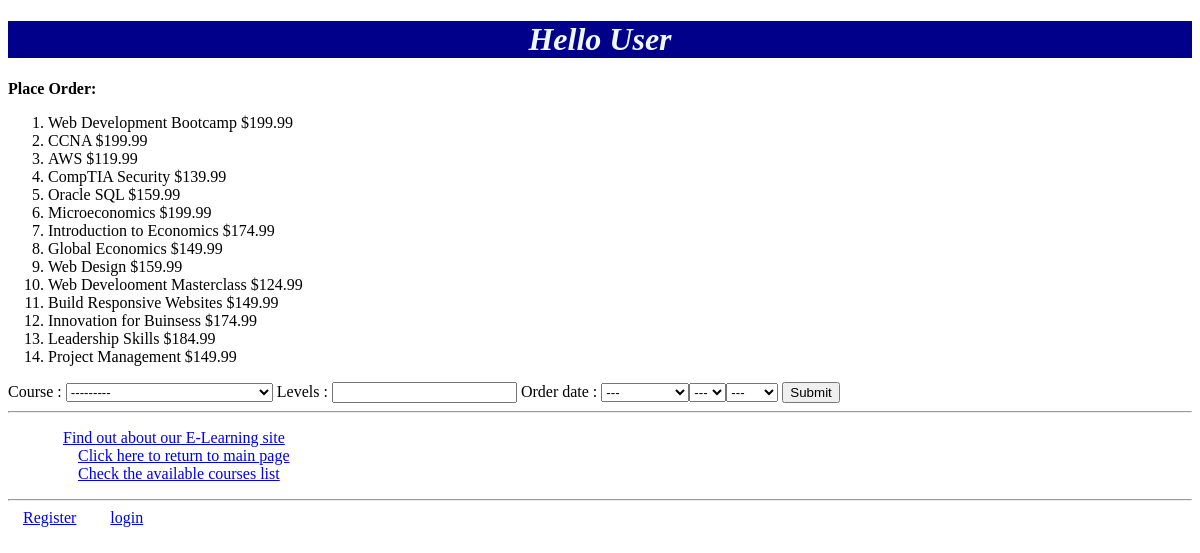
The page /Myapp/place_order on the database its author committed.
### Myapp/models.py (models this page shows, shortened)
class Course(models.Model):
    topic = models.ForeignKey(Topic, related_name='courses', on_delete=models.CASCADE)
    name = models.CharField(max_length=200)
    price = models.DecimalField(max_digits=10, decimal_places=2, validators=[validate_price])
    for_everyone = models.BooleanField(default=True)
    description = models.TextField(max_length=300, null=True, blank=True)
    interested = models.PositiveIntegerField(default=0)
    stages = models.PositiveIntegerField(default=3)
    def __str__(self):
        return self.name

### Myapp/views.py (the view)
# urls.py: path(r'place_order', views.place_order, name='place_order'),
def place_order(request):
    msg = ""
    courlist = Course.objects.all()
    if request.method == 'POST':
        if not request.user.is_authenticated:
            return HttpResponseRedirect(reverse('Myapp:login'))
        usr = request.user
        try:
            std = Student.objects.get(username=usr.username)
            form = OrderForm(request.POST)
            if form.is_valid():
                print("form,studetng hehr")
                order = form.save(commit=False)
                order.student = std
                if order.levels <= order.course.stages:
                    price = order.course.price
                    if price >= 150:
                        order.order_price = order.course.discount()
                    order.save()
                    msg = 'Your course has been ordered successfully.'
                else:
                    msg = 'You exceeded the number of levels for this course.'
                return render(request, 'Myapp/order_response.html', {'msg': msg})
        except User.DoesNotExist:
            return HttpResponse("You are not a registered student")
    else:
        form = OrderForm()
    return render(request, 'Myapp/place_order.html', {'form': form, 'msg': msg, 'courlist': courlist})

### Myapp/forms.py
class OrderForm(forms.ModelForm):
    class Meta:
        model = Order
        fields = ['student', 'course', 'levels', 'order_date']
        widgets = {'student': forms.RadioSelect, 'order_date': forms.SelectDateWidget}
        initial = {'order_date': datetime.date}

### Myapp/templates/Myapp/place_order.html (shortened to what this page needs)
{%  extends 'Myapp/base.html' %}
{% block body_block %}
    <p><strong>Place Order: {{ msg }}</strong></p>
    <div>
    <ol>
        {% for cour in courlist%}
            <li>{{ cour.name }}  ${{ cour.price }}</li>
        {% endfor %}
    </ol>
    </div>
    <div>
            <form action="" method="post">
                     {{ form.course.label  }} : {{ form.course  }}
                 {{ form.levels.label  }} : {{ form.levels  }}
                 {{ form.order_date.label  }} : {{ form.order_date  }}
            <input type="submit" value="Submit"/>
            </form>
    </div>
{% endblock  %}

### rows shown on the page
Course: name "Web Development Bootcamp", price "199.99"
Course: name "CCNA", price "199.99"
Course: name "AWS", price "119.99"
Course: name "CompTIA Security", price "139.99"
Course: name "Oracle SQL", price "159.99"
Course: name "Microeconomics", price "199.99"
Course: name "Introduction to Economics", price "174.99"
Course: name "Global Economics", price "149.99"
Course: name "Web Design", price "159.99"
Course: name "Web Develooment Masterclass", price "124.99"
Course: name "Build Responsive Websites", price "149.99"
Course: name "Innovation for Buinsess", price "174.99"
Course: name "Leadership Skills", price "184.99"
Course: name "Project Management", price "149.99"
